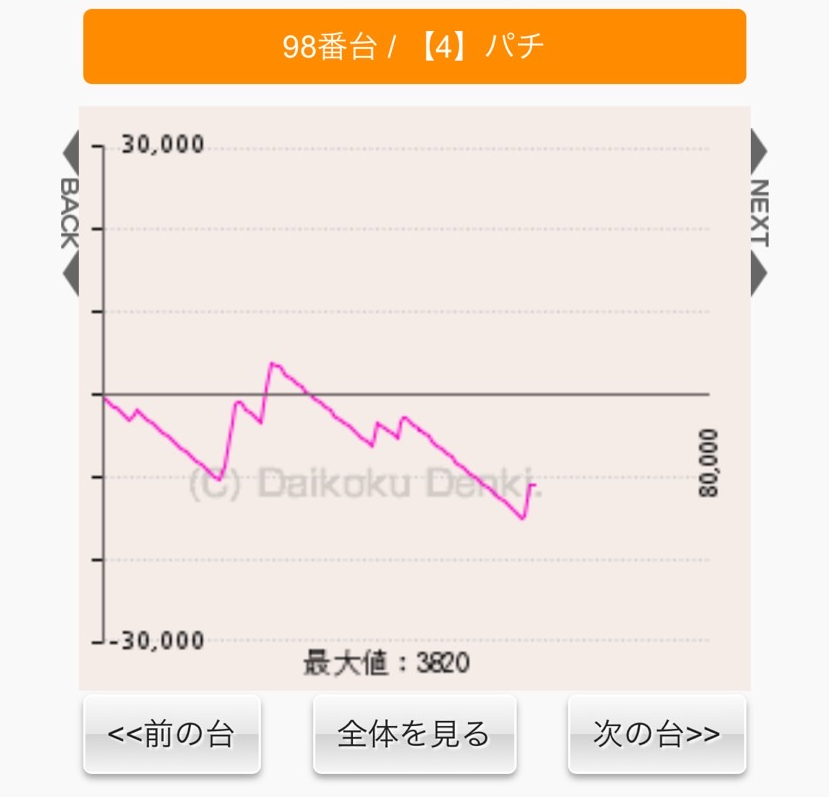
#> input picture graphs/cropped_auto/S__78209136_cropped.png, 829 x 797 px; its folder holds 4 pictures in this run
$ python graph_extractor.py
#> lines starting #> are read from the running program, lines starting #| are printed output that depends on the picture
#!/usr/bin/env python3
"""
スマートグラフデータ抽出ツール（日本語対応版）
- OCRによる最大値自動検出
- ピクセル比率による正確な抽出
- ハードコーディングなし、完全自動化
- 日本語フォント対応
"""

from PIL import Image
import numpy as np
import pandas as pd
import os
from scipy import ndimage
import re
try:
    import pytesseract
    OCR_AVAILABLE = True
except ImportError:
    OCR_AVAILABLE = False
    print("⚠️ pytesseract がインストールされていません")
    print("インストール方法: pip install pytesseract")


# [47 lines left out: functions setup_japanese_font, hex_to_rgb, not called in this run]


def extract_max_value_from_graph(image_path):
    """
    OCRでグラフから最大値を抽出
    """
    if not OCR_AVAILABLE:
        print("⚠️ OCR機能が利用できません。手動で最大値を入力してください。")
        try:
            max_val = float(input("グラフの最大値を入力してください: "))
            return max_val
        except ValueError:
            return None

    print("OCRでグラフから最大値を読み取り中...")

    try:
        img = Image.open(image_path)

        # 画像の下部分に注目（最大値表示エリア）
        width, height = img.size
        bottom_area = img.crop((0, height * 0.7, width, height))  # 下30%

        # OCRでテキストを抽出
        text = pytesseract.image_to_string(bottom_area, lang='jpn+eng', config='--psm 6')
        print(f"OCRで抽出されたテキスト:\n{text}")

        # 「最大値：XXXX」「最高値：XXXX」パターンを検索
        max_patterns = [
            r'最大値[：:]\s*(\d{1,6})',
            r'最高値[：:]\s*(\d{1,6})',
            r'max[：:]\s*(\d{1,6})',
            r'MAX[：:]\s*(\d{1,6})',
            r'最大[：:]\s*(\d{1,6})'
        ]

        for pattern in max_patterns:
            matches = re.findall(pattern, text, re.IGNORECASE)
            if matches:
                max_val = float(matches[0])
                print(f"✅ 最大値を検出: {max_val}")
                return max_val

        # パターンが見つからない場合、数値のみを検索
        numbers = re.findall(r'\d{3,6}', text)  # 3-6桁の数値
        valid_numbers = []
        for num_str in numbers:
            num = float(num_str)
            if 100 <= num <= 100000:  # 現実的な範囲
                valid_numbers.append(num)

        if valid_numbers:
            # 最も可能性の高い値を選択
            max_val = max(valid_numbers)
            print(f"✅ 推定最大値: {max_val}")
            return max_val

        print("⚠️ OCRで最大値を自動検出できませんでした")
        return None

    except Exception as e:
        print(f"OCRエラー: {e}")
        return None


# [291 lines left out: functions detect_pink_line_accurate, extract_data_points_precise, detect_zero_line_smart, convert_with_pixel_ratio, plot_comparison, not called in this run]


def analyze_graph_smart(image_path, save_csv=True, show_plot=True):
    """
    スマートグラフ分析（OCR + ピクセル比率）+ 可視化
    """
    print(f"=== スマートグラフ分析開始: {os.path.basename(image_path)} ===")

    try:
        # 1. OCRで最大値を抽出
        max_value = extract_max_value_from_graph(image_path)
        if max_value is None:
            print("❌ 最大値の取得に失敗しました")
            return None

        # 2. ピンク線検出
        mask = detect_pink_line_accurate(image_path)
        if mask is None:
            print("❌ ピンク線の検出に失敗しました")
            return None

        # 3. データポイント抽出
        points = extract_data_points_precise(mask)
        if not points:
            print("❌ データポイントの抽出に失敗しました")
            return None

        # 4. ゼロライン検出
        zero_line_y = detect_zero_line_smart(image_path)

        # 5. ピクセル比率による座標変換
        converted_points = convert_with_pixel_ratio(points, zero_line_y, max_value)

        if not converted_points:
            print("❌ 座標変換に失敗しました")
            return None

        # 6. DataFrame作成
        df = pd.DataFrame(converted_points, columns=['x_pixel', 'y_value'])

        # X座標を正規化
        if df['x_pixel'].max() > df['x_pixel'].min():
            df['x_normalized'] = (df['x_pixel'] - df['x_pixel'].min()) / (df['x_pixel'].max() - df['x_pixel'].min())
        else:
            df['x_normalized'] = 0

        # 統計情報表示
        print(f"\n✅ データ抽出完了:")
        print(f"   ポイント数: {len(df)}")
        print(f"   Y値範囲: {df['y_value'].min()} 〜 {df['y_value'].max()}")
        print(f"   平均値: {df['y_value'].mean():.0f}")
        print(f"   基準最大値: {max_value}")
        print(f"   抽出最大値: {df['y_value'].max()}")
        print(f"   精度: {(df['y_value'].max() / max_value * 100):.1f}%")

        # 7. 可視化
        if show_plot:
            plot_comparison(image_path, points, converted_points, zero_line_y, max_value)

        # 8. CSV保存
        if save_csv:
            csv_path = os.path.splitext(image_path)[0] + '_smart.csv'
            df.to_csv(csv_path, index=False)
            print(f"\n💾 CSV保存: {csv_path}")

        return df

    except Exception as e:
        print(f"❌ エラー: {e}")
        return None


if __name__ == "__main__":
    print("=== スマートグラフデータ抽出ツール（日本語対応版） ===")
    print("OCR + ピクセル比率による正確な抽出 + 形状比較可視化")

    # 画像ファイルを探す
    folder = "graphs/cropped_auto"
    if os.path.exists(folder):
        files = [f for f in os.listdir(folder)
                if f.lower().endswith(('.png', '.jpg', '.jpeg'))]

        if files:
            print(f"\n📁 {folder} 内の画像:")
            for i, file in enumerate(files, 1):
                print(f"{i}. {file}")

            try:
                file_num = int(input("画像番号を選択: "))
#> the answer given: 3
                if 1 <= file_num <= len(files):
                    selected_file = files[file_num - 1]
                    image_path = os.path.join(folder, selected_file)

                    # 可視化オプション
                    show_plot = input("比較グラフを表示しますか？ (y/n, デフォルト: y): ").strip().lower()
#> the answer given: y
                    show_plot = show_plot != 'n'

                    analyze_graph_smart(image_path, show_plot=show_plot)
#> in extract_max_value_from_graph, img is the input picture: PIL image 829x797 RGB; mean R, G, B 242.4, 227.9, 215.7
#> in extract_max_value_from_graph, `bottom_area = img.crop((0, height * 0.7, width, height))`:
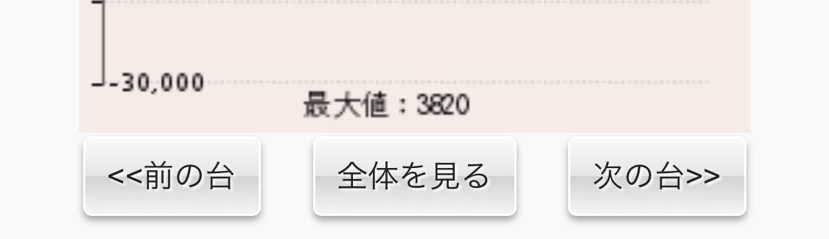
#> bottom_area: PIL image 829x239 RGB; mean R, G, B 238.2, 234.2, 232.1
                else:
                    print("❌ 無効な番号です")
            except ValueError:
                print("❌ 数字を入力してください")
        else:
            print(f"❌ {folder} に画像がありません")
    else:
        print("❌ フォルダが見つかりません")

    print("\n✨ 完了！")
